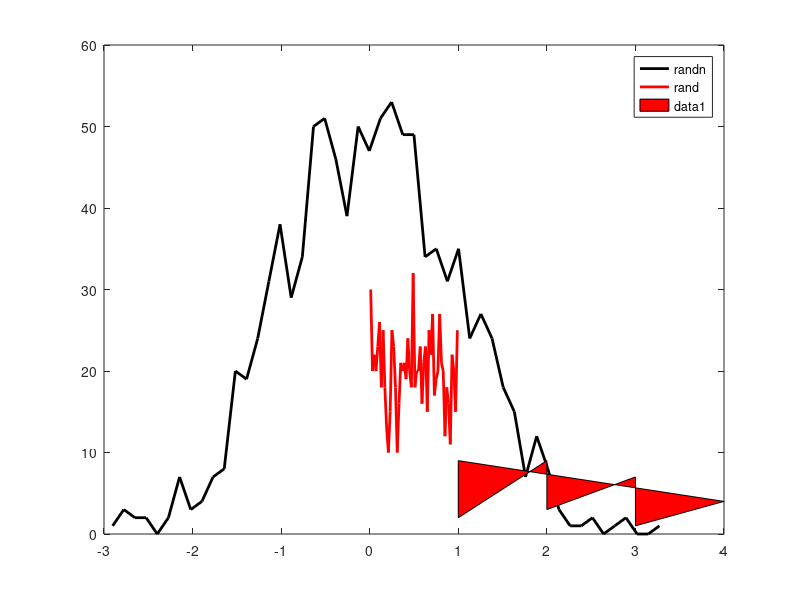

Write MATLAB code to recreate this figure. (Note: this script raises an error after producing the figure.)
%% 9.4 Scatter Plot example 
n = 100; 
frate = linspace(10,40,n) + 10*rand(1,n);
fvar = frate + 5*randn(1,n);
ndepth = linspace(100,1000,n);
scatter(frate,fvar,100,ndepth,'filled');

%% 9.5 Histogram 
r = randn(1000,1);
ru = rand(1000,1);
[y_r,x_r] = hist(r,50); % y outputs first
[y_ru,x_ru] = hist(ru,50);
plot(x_r,y_r,'k','linew',2) % linew = linewidth
hold on
plot(x_ru,y_ru,'r','linew',2)
legend({ 'randn';'rand' })

%% 9.7 Patch 
x = [1 2 3 4 3 2 1];
y = [9 9 7 4 1 3 2];
[~,idx] = sort(x); %sorted in ascending order
patch(x(idx),y(idx),'r')

%% 9.8 Images
pic = imread('saturn.png');
colorchans = {'red';'green';'blue'};
for chani = 1:3 
    subplot(2,2,chani)
    imagesc(pic(:,:,chani))
    axis off 
    set(gca,'clim',[0,255])
    title([colorchans{chani} ' channel'])
end

surf(pic(:,:,1))
shading interp
rotate3d

%% 9.10 Text in plots
